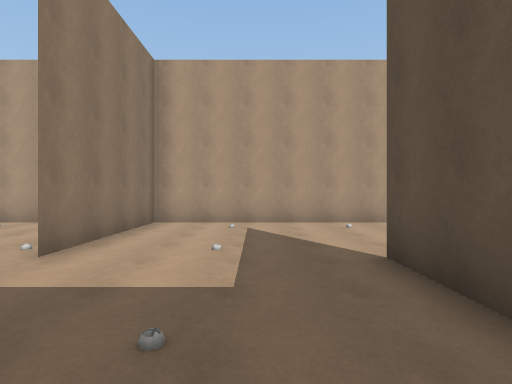
View 1 (above)

24 first-person views from a walk through a Unity game level. The camera is 1.5 m above the floor, looks level and sees 80° across. The floor is counted in squares, 2 m on a side. Each view is taken from the middle of a square. On the plan, view 1 faces up. The plan holds only what a view shows up to about 10 squares ahead; the rest is blank. The place goes on beyond the plan. The player character is not drawn. Some animated figures are left out. Surface patterns are stand-ins for the level's own textures.

View 2
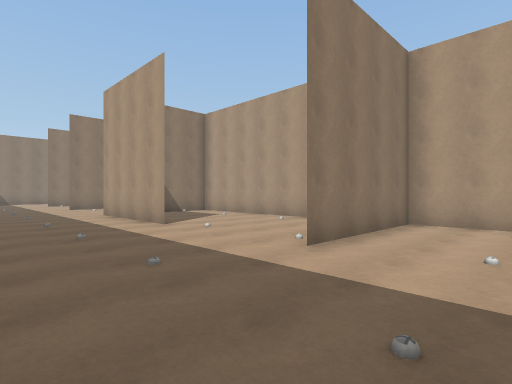

View 3
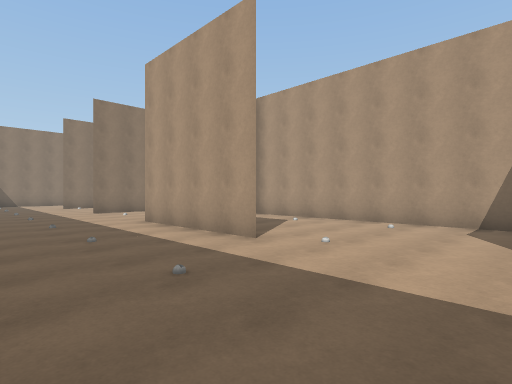

View 4
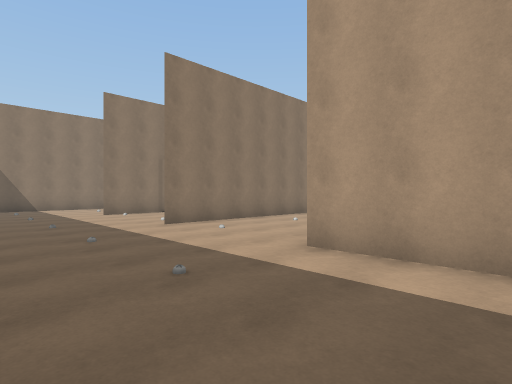

View 5
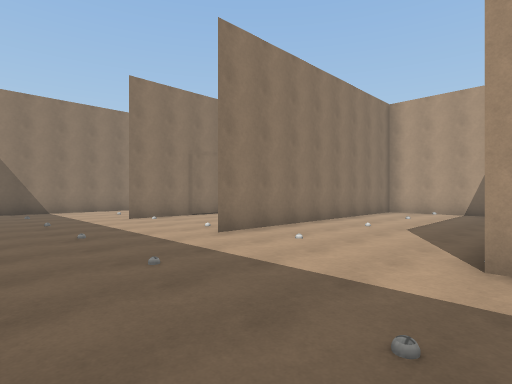

View 6
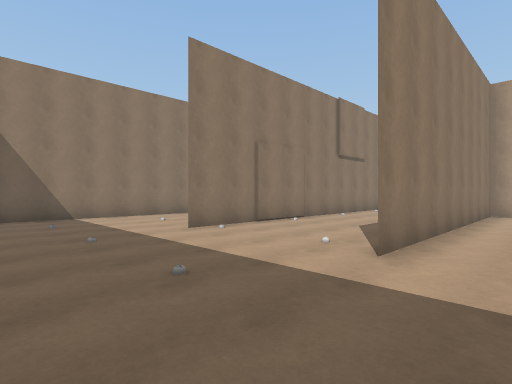

View 7
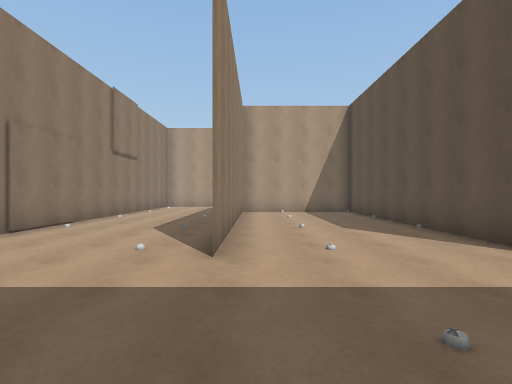

View 8
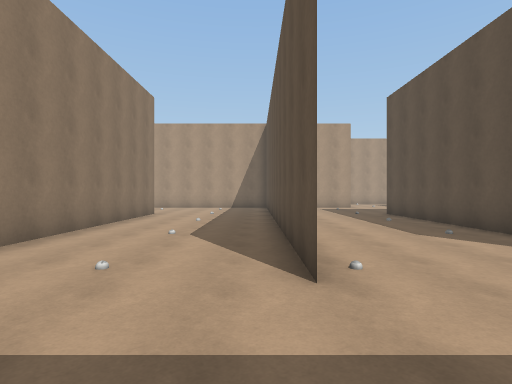

View 9
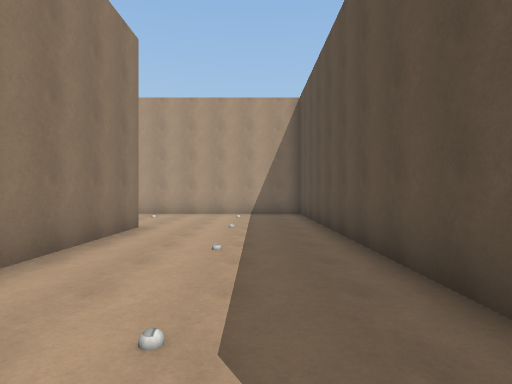

View 10
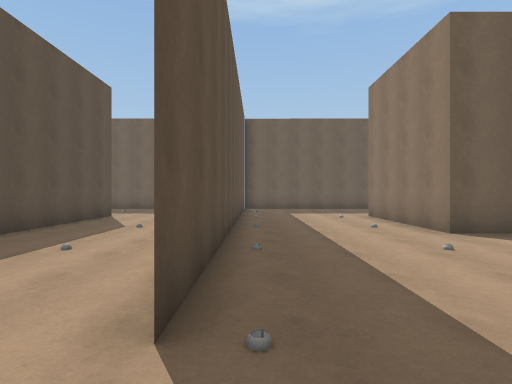

View 11
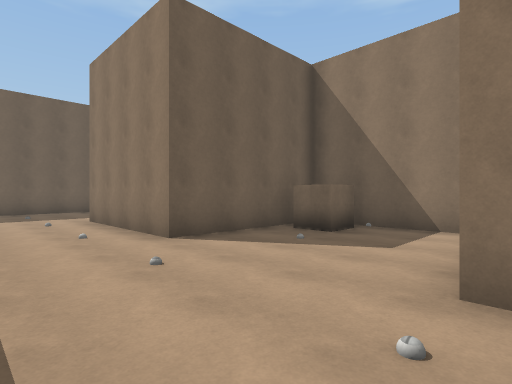

View 12
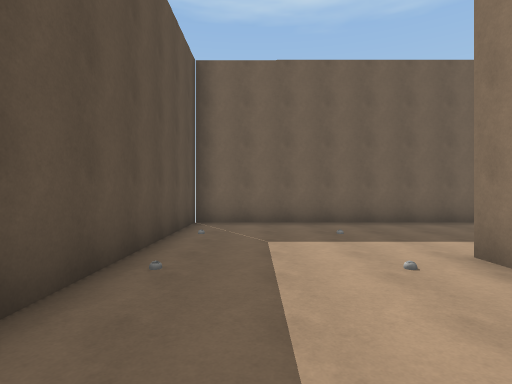

View 13
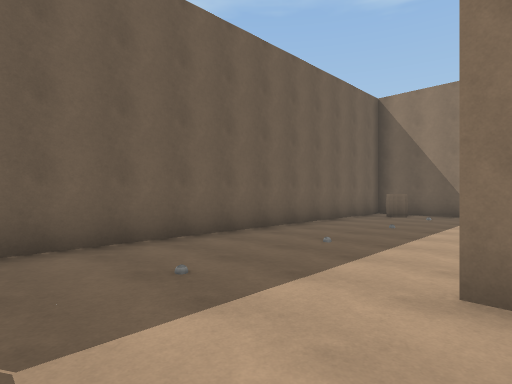

View 14
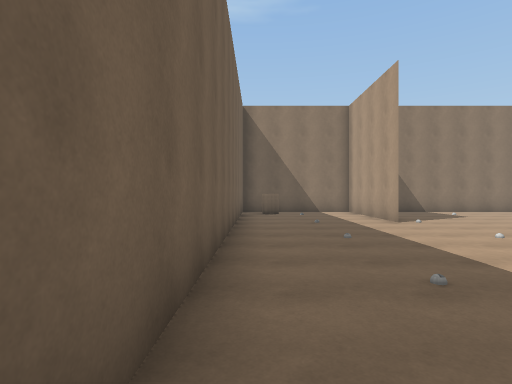

View 15
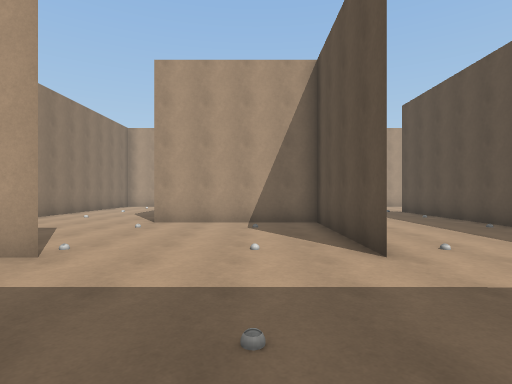

View 16
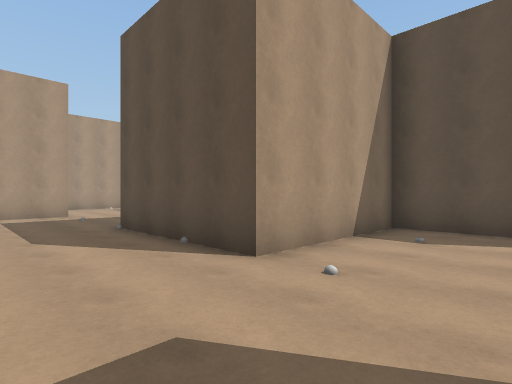

View 17
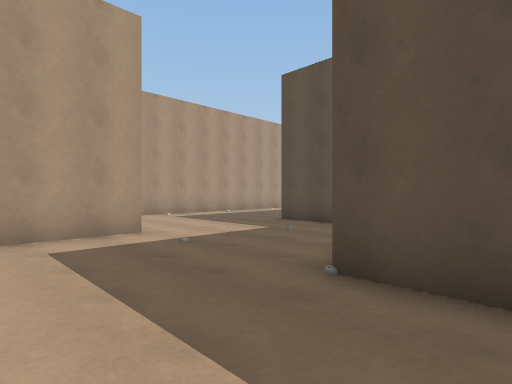

View 18
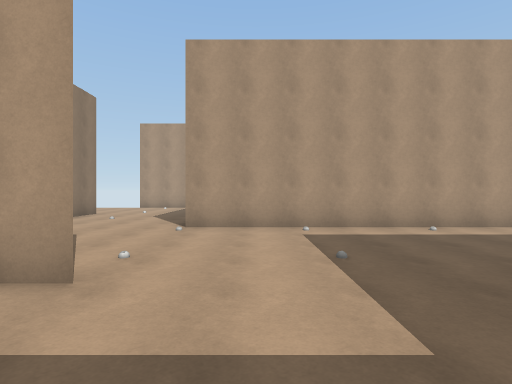

View 19
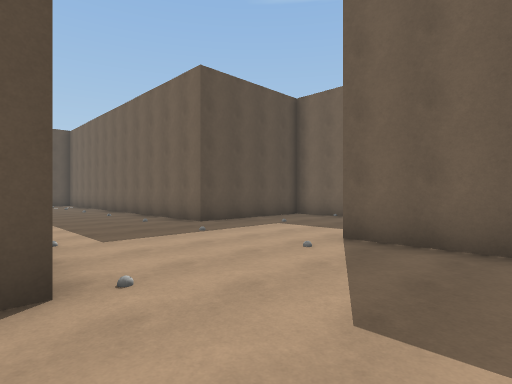

View 20
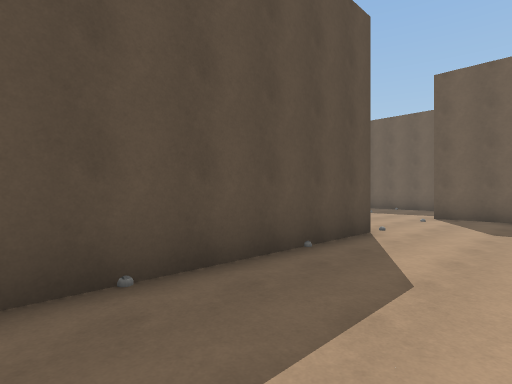

View 21
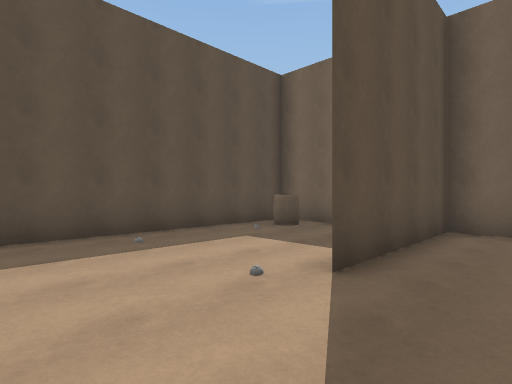

View 22
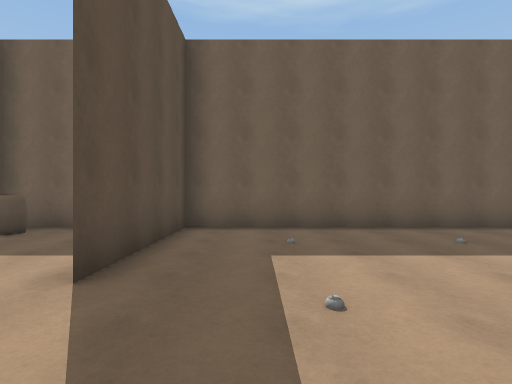

View 23
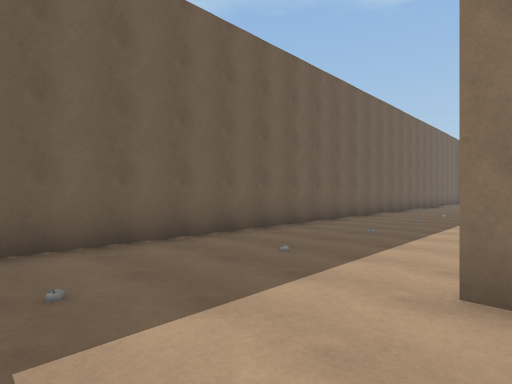

View 24
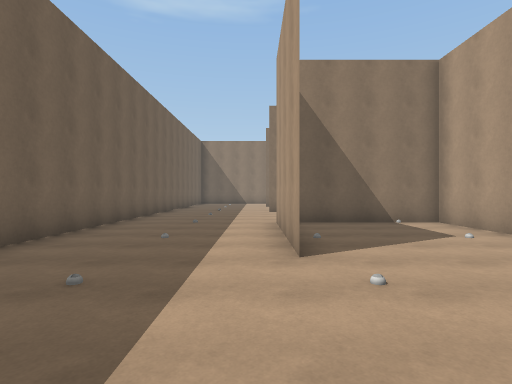

### Floor plan
Points are (right, up) in squares from view 1. A wall is a line through its corners. A room is listed if a view was taken in it or the views show most of it. See-through windows are left out.
Room 1 (views 1, 2, 3, 4, 5, 6, 7, 8, 9, 10, 11, 12, 13, 14, 15, 16, 17, 18, 19, 20, 21, 22, 23, 24)
walls: (-11.6, 11.5) (-14.5, 11.5) (-14.5, 3.5); (-18.5, 10) (-18.5, 3.5) (-18.5, 15); (-14.5, 6.4) (-14.5, 11); (-10.5, 4.1) (-10.5, 10); (-6.5, 3.5) (-10.5, 3.5); (-23.5, 19.5) (-30.5, 19.5) (-30.5, 24.9); (-2.5, 7.5) (-2.5, 3.5); (-26.5, 12.2) (-26.5, 15.5) (-23.2, 15.5); (-13, -0.5) (1.5, -0.5) (1.5, 3.5); (-28.4, 11.5) (-27.4, 11.5); (-30, 9) (-29.1, 9) (-29.1, 8); (-29.9, 7.5) (-26.5, 7.5) (-26.5, 3.5) (-26.5, 7.5) (-30.5, 7.5) (-30.5, 11.5); (-30.5, 10.8) (-30.5, 8.6); (-30.4, 15.5) (-32.6, 15.5) (-30.5, 15.5); (3.3, 7.5) (-10.5, 7.5) (-10.5, 4); (-30.5, 3.5) (-33, 3.5); (3.9, -0.5) (5.5, -0.5) (5.5, 5.6); (-33.5, -0.5) (-22.5, -0.5) (-22.5, 11.5) (-22.5, 0.8)
objects: other object (-31, 2); other object (-31, 4); other object (-31, 7); other object (-31, 9); other object (-31, 12); other object (-31, 14); other object (-31, 17); other object (-31, 19); other object (-31, 22); other object (-31, 24); other object (-28, 2); other object (-28, 4); other object (-28, 6); other object (-28, 9); other object (-28, 14); other object (-28, 17); other object (-26, 2); other object (-26, 9); other object (-23, 2); other object (-23, 4); other object (-23, 7); other object (-23, 9); other object (-23, 12); other object (-21, 2); other object (-21, 4); other object (-21, 7); other object (-21, 9); other object (-21, 12); other object (-18, 2); other object (-16, 2); other object (-16, 4); other object (-16, 7); other object (-16, 9); other object (-13, 2); other object (-13, 4); other object (-13, 7); other object (-11, 2); other object (-11, 7); other object (-8, 2); other object (-8, 4); other object (-8, 6); other object (-6, 2); other object (-6, 4); other object (-3, 2); other object (-3, 4); other object (-1, 2); other object (-1, 4); other object (2, 4); other object (2, 6); other object (4, 2); other object (4, 4)

Where each view was taken, in squares from view 1:
view 1: 0 up, 0 right, facing up
view 2: 0 up, 0 right, facing up-left
view 3: 0 up, 3 left, facing up-left
view 4: 0 up, 8 left, facing up-left
view 5: 0 up, 10 left, facing up-left
view 6: 0 up, 13 left, facing up-left
view 7: 0 up, 14 left, facing up
view 8: 1 up, 19 left, facing up
view 9: 5 up, 20 left, facing up
view 10: 13 up, 23 left, facing down
view 11: 12 up, 24 left, facing down-left
view 12: 7 up, 24 left, facing down
view 13: 4 up, 24 left, facing down-left
view 14: 0 up, 23 left, facing left
view 15: 0 up, 28 left, facing up
view 16: 5 up, 33 left, facing up-right
view 17: 10 up, 33 left, facing up-right
view 18: 13 up, 29 left, facing up
view 19: 20 up, 33 left, facing down-right
view 20: 25 up, 33 left, facing down-right
view 21: 6 up, 0 right, facing down-right
view 22: 6 up, 0 right, facing down
view 23: 4 up, 0 right, facing down-left
view 24: 3 up, 3 left, facing left
